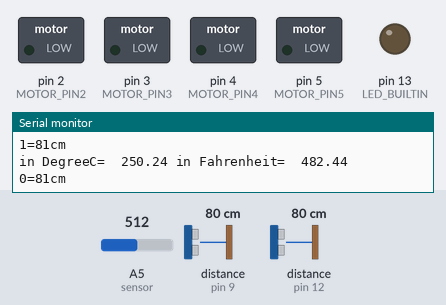
A sketch run on a simulated Arduino Mega 2560, built with avr-gcc and run on an emulated ATmega2560. On the bench: switched loads named in the sketch (green lamp = pin HIGH), output pins drawn as LEDs (lit = HIGH), the last lines printed to the serial monitor. Dashed ring = blinking. Inputs (shaded band) come from the test bench; at power-on: distance to the obstacle (sensors on pin 9, pin 12) 80 cm, A5 (sensor) = 512. The echo pulse lasts 58.3 µs per cm; pins used as bus, display or sensor lines are not drawn.

Above: at 1.2 s.
1.3 s: distance to the obstacle (sensor on pin 9) set to 18 cm
4.3 s: distance to the obstacle (sensor on pin 9) set to 14 cm
At 4.6 s:
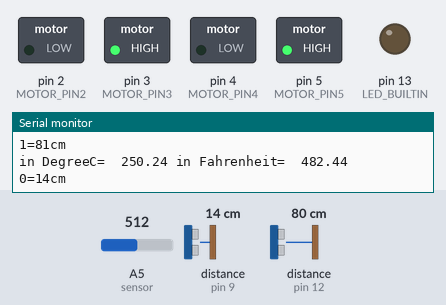
7.3 s: distance to the obstacle (sensor on pin 12) set to 2 cm
At 9.1 s:
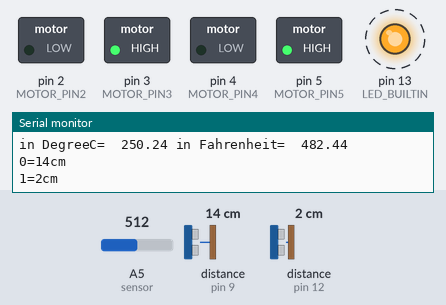
10.3 s: distance to the obstacle (sensor on pin 12) set to 250 cm
13.3 s: distance to the obstacle (sensor on pin 12) set to 155 cm
At 13.7 s:
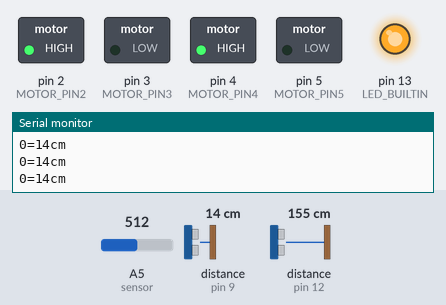
15.6 s: distance to the obstacle (sensor on pin 12) set to 146 cm
At 18.2 s:
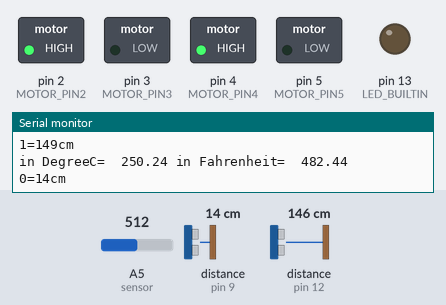
Timing chart, 0 to 19.6 s (numbered marks = the images above; inputs shaded):
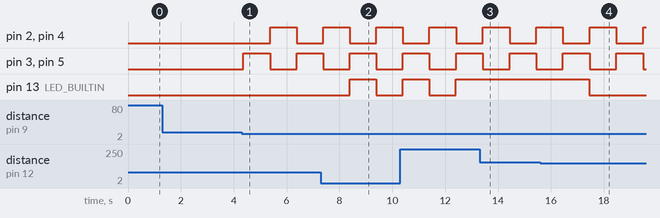

The sketch:

robot.ino
```cpp
// Include NewPing Library
#include "NewPing.h"
//#include <SoftwareSerial.h>
//SoftwareSerial BTserial(1, 0); // RX | TX

const long baudRate = 9600;
char c=' ';
boolean NL = true;


// Hook up HC-SR04 with Trig to Arduino Pin 9, Echo to Arduino pin 10
#define TRIGGER_PIN 10
#define ECHO_PIN 9

#define TRIGGER_PIN2 11
#define ECHO_PIN2 12

#define MOTOR_PIN2 2
#define MOTOR_PIN3 3
#define MOTOR_PIN4 4
#define MOTOR_PIN5 5
// Maximum distance we want to ping for (in centimeters).
#define MAX_DISTANCE 150 // Max distance in cm.
#define PING_INTERVAL 33 // Milliseconds between pings.
#define SONAR_NUM     2 // Number or sensors.
unsigned long pingTimer[SONAR_NUM]; // When each pings.
unsigned int cm[SONAR_NUM]; // Store ping distances.
uint8_t currentSensor = 0; // Which sensor is active.

NewPing sonar[SONAR_NUM] = { // Sensor object array.
  NewPing(TRIGGER_PIN, ECHO_PIN, MAX_DISTANCE),
  NewPing(TRIGGER_PIN2, ECHO_PIN2, MAX_DISTANCE)
};
float dur, dist,dur2,dist2;

const int sensor=A5; // Assigning analog pin A5 to variable 'sensor'
float tempc; //variable to store temperature in degree Celsius
float tempf; //variable to store temperature in Fahreinheit
float vout; //temporary variable to hold sensor reading

int val = 0; // = LOW, HIGH and LOW

// the setup function runs once when you press reset or power the board
void setup() {
  Serial.begin(9600);
  // initialize digital pin LED_BUILTIN as an output.
  pinMode(LED_BUILTIN, OUTPUT);
  pinMode(6, OUTPUT);
  pinMode(7, OUTPUT);
  pinMode(MOTOR_PIN2, OUTPUT);
  pinMode(MOTOR_PIN3, OUTPUT);
  pinMode(MOTOR_PIN4, OUTPUT);
  pinMode(MOTOR_PIN5, OUTPUT);

  pinMode(TRIGGER_PIN, OUTPUT);
  pinMode(ECHO_PIN,INPUT);
  pinMode(TRIGGER_PIN2, OUTPUT);
  pinMode(ECHO_PIN2,INPUT);
  pinMode(sensor,INPUT); // Configuring sensor pin as input

//pinMode(5, OUTPUT);
//  pinMode(4,INPUT);

    pingTimer[0] = millis() + 75; // First ping start in ms.
  for (uint8_t i = 1; i < SONAR_NUM; i++)
    pingTimer[i] = pingTimer[i - 1] + PING_INTERVAL;


 //  BTserial.begin(baudRate);
 //   Serial.print("BTserial started at "); Serial.println(baudRate);
 //   Serial.println(" ");
}

// the loop function runs over and over again forever
void loop() {


 for (uint8_t i = 0; i < SONAR_NUM; i++) {
    if (millis() >= pingTimer[i]) {
      pingTimer[i] += PING_INTERVAL * SONAR_NUM;
      if (i == 0 && currentSensor == SONAR_NUM - 1)
        oneSensorCycle(); // Do something with results.
      sonar[currentSensor].timer_stop();
      currentSensor = i;
      cm[currentSensor] = 0;
      sonar[currentSensor].ping_timer(echoCheck);
    }
  }
  // The rest of your code would go here.


} // void loop

void echoCheck() { // If ping echo, set distance to array.
  if (sonar[currentSensor].check_timer())
    cm[currentSensor] = sonar[currentSensor].ping_result / US_ROUNDTRIP_CM;
}

void oneSensorCycle() { // Do something with the results.
  for (uint8_t i = 0; i < SONAR_NUM; i++) {
    if (cm[i] > 0 ) {
    Serial.print(i);
    Serial.print("=");
    Serial.print(cm[i]);
    Serial.println("cm ");

        if (cm[i] < 16){
          switch(val) {
            case HIGH:
              digitalWrite(MOTOR_PIN2, HIGH);
              digitalWrite(MOTOR_PIN3, LOW);
              digitalWrite(MOTOR_PIN4, HIGH);
              digitalWrite(MOTOR_PIN5, LOW);
              val = LOW ;
              delay(1000);
              break;
            case LOW:
              digitalWrite(MOTOR_PIN2, LOW);
              digitalWrite(MOTOR_PIN3, HIGH);
              digitalWrite(MOTOR_PIN4, LOW);
              digitalWrite(MOTOR_PIN5, HIGH);
              val = HIGH ;
              delay(1000);
              break;
            default:
            digitalWrite(MOTOR_PIN2, LOW);
            digitalWrite(MOTOR_PIN3, HIGH);

            digitalWrite(MOTOR_PIN4, LOW);
            digitalWrite(MOTOR_PIN5, HIGH);
            val = HIGH ;
              // code block
          }
        } //  if (cm[i] < 10){

           if(i % 2 == 0) {
           // cout<<num<<" is even";
            digitalWrite(7, HIGH);
            digitalWrite(6, HIGH);
            digitalWrite(LED_BUILTIN, HIGH);
           } else {
           //cout<<num<<" is odd";
            digitalWrite(7, LOW);
            digitalWrite(6, LOW);
            digitalWrite(LED_BUILTIN, LOW);


            vout=analogRead(sensor); //Reading the value from sensor
            vout=(vout*500)/1023;
            tempc=vout; // Storing value in Degree Celsius
            tempf=(vout*1.8)+32; // Converting to Fahrenheit
            Serial.print("in DegreeC=");
            Serial.print("\t");
            Serial.print(tempc);
            Serial.print(" ");
            Serial.print("in Fahrenheit=");
            Serial.print("\t");
            Serial.print(tempf);
            Serial.println();


           } // if(currentSensor % 2 == 0)

    } // if (cm[i] > 0 ) {
  }
  //Serial.println();
}
```

Measured:
- the behaviour switches between 16 and 15 cm on distance to the obstacle (sensor on pin 9) (found by bisection; images 0 and 1)
- the behaviour switches between 151 and 150 cm on distance to the obstacle (sensor on pin 12) (found by bisection; images 3 and 4)
- after the input at 4.3 s, pin 2 (MOTOR_PIN2), pin 4 (MOTOR_PIN4): LOW → HIGH after 1.1 s, → LOW 1.0 s later; pin 3 (MOTOR_PIN3), pin 5 (MOTOR_PIN5): LOW → HIGH after 0.07 s, → LOW 1.0 s later, → HIGH 1.0 s later
- after the input at 7.3 s, pin 13 (LED_BUILTIN): LOW → HIGH after 1.1 s, → LOW 1.0 s later
- after the input at 15.6 s, pin 13 (LED_BUILTIN): HIGH → LOW after 1.9 s
